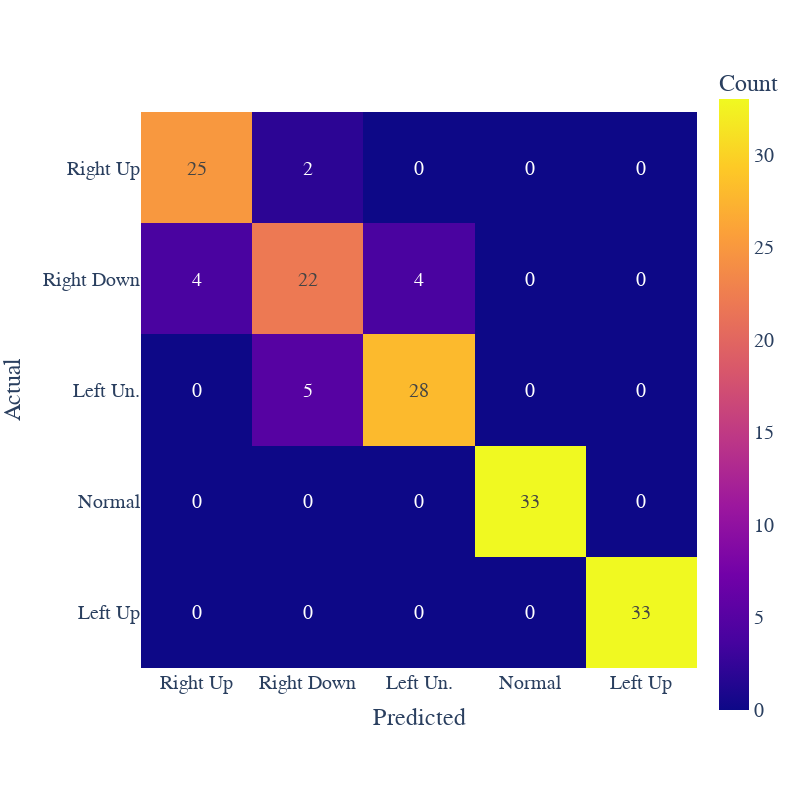

The notebook cell saved with this chart:
### Code cell
conf_matrix = confusion_matrix(y, pred)

class_names = ['Right Up', 'Right Down', 'Left Un.', 'Normal', 'Left Up']


# Create a DataFrame from the confusion matrix
confusion_df = pd.DataFrame(conf_matrix,
                             columns=[f'{class_names[i]}' for i in range(conf_matrix.shape[1])],
                             index=[f'{class_names[i]}' for i in range(conf_matrix.shape[0])])


# Plot the heatmap
heatmap = px.imshow(confusion_df, labels=dict(x="Predicted", y="Actual", color="Count"), text_auto=True)

heatmap.update_layout(
                      xaxis_nticks=5, yaxis_nticks=5,
                      font=dict(size=20, family='Courier New, monospace'),
                      width=800, height=800)

heatmap.show()

heatmap.write_image('minirocket.pdf')

### Figure 1 — Plotly figure (JSON) as saved in the notebook; plotly's stock layout.template omitted (floating-point values rounded to 4 significant figures)
{"data": [{"coloraxis": "coloraxis", "hovertemplate": "Predicted: %{x}<br>Actual: %{y}<br>Count: %{z}<extra></extra>", "name": "0", "texttemplate": "%{z}", "type": "heatmap", "x": ["Right Up", "Right Down", "Left Un.", "Normal", "Left Up"], "xaxis": "x", "y": ["Right Up", "Right Down", "Left Un.", "Normal", "Left Up"], "yaxis": "y", "z": [[25, 2, 0, 0, 0], [4, 22, 4, 0, 0], [0, 5, 28, 0, 0], [0, 0, 0, 33, 0], [0, 0, 0, 0, 33]]}], "layout": {"coloraxis": {"colorbar": {"title": {"text": "Count"}}, "colorscale": [[0, "#0d0887"], [0.1111, "#46039f"], [0.2222, "#7201a8"], [0.3333, "#9c179e"], [0.4444, "#bd3786"], [0.5556, "#d8576b"], [0.6667, "#ed7953"], [0.7778, "#fb9f3a"], [0.8889, "#fdca26"], [1, "#f0f921"]]}, "font": {"family": "Courier New, monospace", "size": 20}, "height": 800, "margin": {"t": 60}, "width": 800, "xaxis": {"anchor": "y", "constrain": "domain", "domain": [0, 1], "nticks": 5, "scaleanchor": "y", "title": {"text": "Predicted"}}, "yaxis": {"anchor": "x", "autorange": "reversed", "constrain": "domain", "domain": [0, 1], "nticks": 5, "title": {"text": "Actual"}}}}
